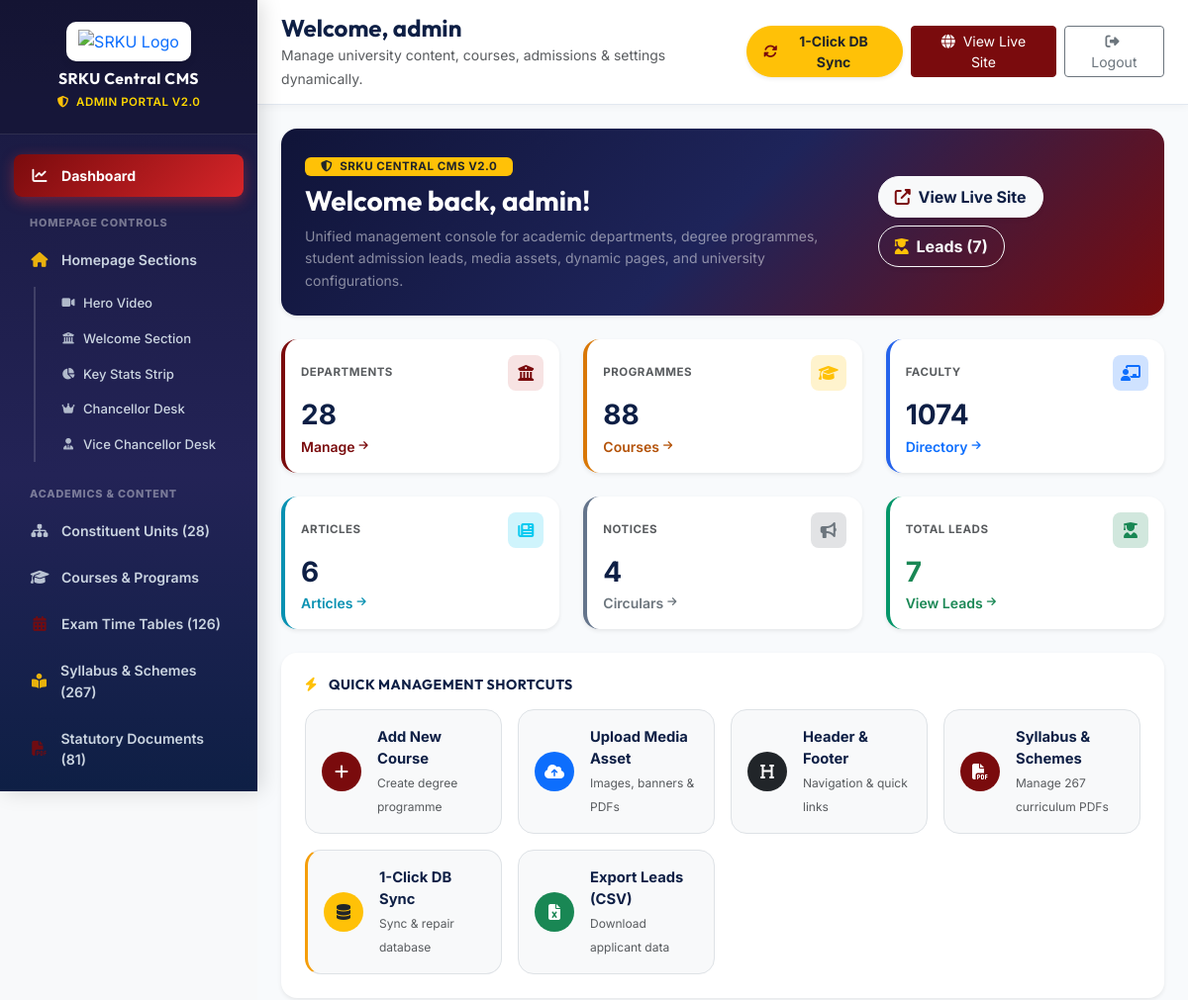
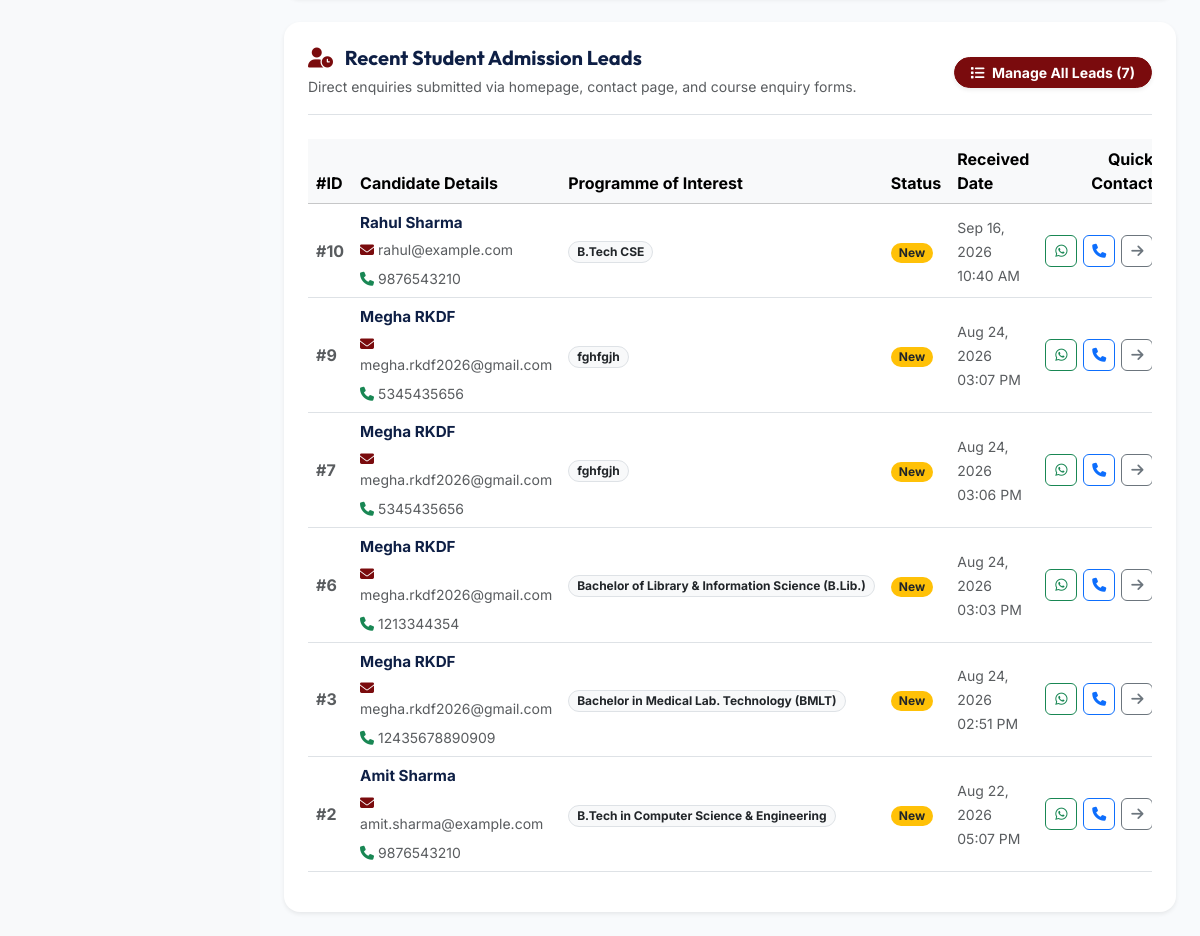
/admin/index.php (signed in), run on the app's committed database (2 pictures, top to bottom).
### tables this page shows
CREATE TABLE `enquiries` (
  `id` int(11) NOT NULL AUTO_INCREMENT,
  `name` varchar(100) NOT NULL,
  `father_name` varchar(150) DEFAULT NULL,
  `college` varchar(255) DEFAULT NULL,
  `email` varchar(100) NOT NULL,
  `phone` varchar(20) NOT NULL,
  `course` varchar(100) DEFAULT NULL,
  `city` varchar(100) DEFAULT NULL,
  `state` varchar(100) DEFAULT NULL,
  `source` varchar(150) DEFAULT NULL,
  `message` text DEFAULT NULL,
  `status` varchar(50) DEFAULT 'New',
  `created_at` timestamp NOT NULL DEFAULT current_timestamp(),
  PRIMARY KEY (`id`)
);

### admin/index.php (the view, shortened to what the rows shown need)
<?php
require_once __DIR__ . '/header.php';
$pdo = getDBConnection();
$recentEnquiries = $pdo->query("SELECT * FROM enquiries ORDER BY id DESC LIMIT 6")->fetchAll();
?>
<div class="card border-0 shadow-sm rounded-4 p-4 mb-4 text-white position-relative overflow-hidden" style="background: linear-gradient(135deg, #101438 0%, #1e245a 50%, #7a0b0d 100%);">
    <div class="row align-items-center position-relative" style="z-index: 2;">
        <div class="col-12 col-lg-8">
            <h2 class="h3 fw-bold text-white mb-2">Welcome back, <?php echo sanitize($_SESSION['admin_user'] ?? 'Administrator'); ?>!</h2>
        </div>
    </div>
</div>
<div class="card border-0 shadow-sm rounded-4 p-4 bg-white">
    <div class="table-responsive">
        <table class="table table-hover align-middle mb-0">
            <thead class="table-light">
                <tr>
                    <th style="width: 80px;">#ID</th>
                    <th>Candidate Details</th>
                    <th>Programme of Interest</th>
                    <th>Status</th>
                    <th>Received Date</th>
                    <th class="text-end">Quick Contact</th>
                </tr>
            </thead>
            <tbody>
                <?php if (!empty($recentEnquiries)): ?>
                    <?php foreach ($recentEnquiries as $eq):
                        $st = $eq['status'] ?? 'New';
                        $badgeClass = 'bg-secondary';
                        if ($st === 'New') $badgeClass = 'bg-warning text-dark';
                        elseif ($st === 'Contacted') $badgeClass = 'bg-info text-white';
                        elseif ($st === 'Enrolled') $badgeClass = 'bg-success text-white';
                        elseif ($st === 'Closed') $badgeClass = 'bg-dark text-white';
                        $cleanPhone = preg_replace('/[^0-9]/', '', $eq['phone']);
                    ?>
                        <tr>
                            <td class="fw-bold text-muted">#<?php echo $eq['id']; ?></td>
                            <td>
                                <strong class="text-navy d-block" style="font-size: 0.95rem;"><?php echo sanitize($eq['name']); ?></strong>
                                <div class="d-flex flex-wrap gap-2 mt-1">
                                    <small class="text-muted"><i class="fas fa-envelope text-danger me-1"></i><?php echo sanitize($eq['email']); ?></small>
                                    <small class="text-muted"><i class="fas fa-phone text-success me-1"></i><?php echo sanitize($eq['phone']); ?></small>
                                </div>
                            </td>
                            <td><span class="badge bg-light text-dark border px-2 py-1 rounded-pill"><?php echo sanitize($eq['course']); ?></span></td>
                            <td><span class="badge <?php echo $badgeClass; ?> px-2 py-1 rounded-pill"><?php echo sanitize($st); ?></span></td>
                            <td><small class="text-muted"><?php echo date('M d, Y h:i A', strtotime($eq['created_at'])); ?></small></td>
                            <td class="text-end text-nowrap">
                                <div class="action-btn-group">
                                    <?php if ($cleanPhone): ?>
                                        <a href="https://api.whatsapp.com/send?phone=91<?php echo $cleanPhone; ?>&text=Hello%20<?php echo urlencode($eq['name']); ?>,%20greetings%20from%20SRK%20University%20Admissions." target="_blank" class="btn btn-sm btn-outline-success" title="WhatsApp Candidate">
                                            <i class="fab fa-whatsapp"></i>
                                        </a>
                                        <a href="tel:<?php echo $cleanPhone; ?>" class="btn btn-sm btn-outline-primary" title="Call Candidate">
                                            <i class="fas fa-phone"></i>
                                        </a>
                                    <?php endif; ?>
                                    <a href="manage_enquiries.php" class="btn btn-sm btn-outline-secondary" title="View in Leads Panel">
                                        <i class="fas fa-arrow-right"></i>
                                    </a>
                                </div>
                            </td>
                        </tr>
                    <?php endforeach; ?>
                <?php endif; ?>
            </tbody>
        </table>
    </div>
</div>
<?php require_once __DIR__ . '/footer.php'; ?>

### data on the page
enquiries: id "10", name "Rahul Sharma", email "rahul@example.com", phone "9876543210", course "B.Tech CSE", status "New", created_at "Sep 16, 2026 10:40 AM"
enquiries: id "9", name "Megha RKDF", email "megha.rkdf2026@gmail.com", phone "5345435656", course "fghfgjh", status "New", created_at "Aug 24, 2026 03:07 PM"
enquiries: id "7", name "Megha RKDF", email "megha.rkdf2026@gmail.com", phone "5345435656", course "fghfgjh", status "New", created_at "Aug 24, 2026 03:06 PM"
enquiries: id "6", name "Megha RKDF", email "megha.rkdf2026@gmail.com", phone "1213344354", course "Bachelor of Library & Information Science (B.Lib.)", status "New", created_at "Aug 24, 2026 03:03 PM"
enquiries: id "3", name "Megha RKDF", email "megha.rkdf2026@gmail.com", phone "12435678890909", course "Bachelor in Medical Lab. Technology (BMLT)", status "New", created_at "Aug 24, 2026 02:51 PM"
enquiries: id "2", name "Amit Sharma", email "amit.sharma@example.com", phone "9876543210", course "B.Tech in Computer Science & Engineering", status "New", created_at "Aug 22, 2026 05:07 PM"

### other printed values
$deptsCountBadge "28"
$timetablesCountBadge "126"
$syllabusCountBadge "267"
$documentsCountBadge "81"
$_SESSION['admin_user'] "admin"
$totalEnquiries "7"
$totalDepts "28"
$totalCourses "88"
$totalFaculty ?: '1,000+' "1074"
$totalBlogs "6"
$totalNews "4"
$totalSyllabus "267"
